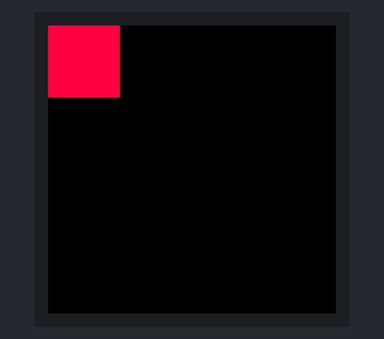
A sketch run on a simulated Arduino Uno, built with avr-gcc and run on an emulated ATmega328P. Parts: 32×32 colour display. What the sketch prints to the serial monitor is not drawn.

Above: at 0.1 s.
At 0.8 s:
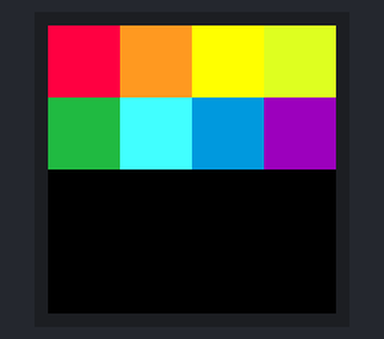
At 1.2 s:
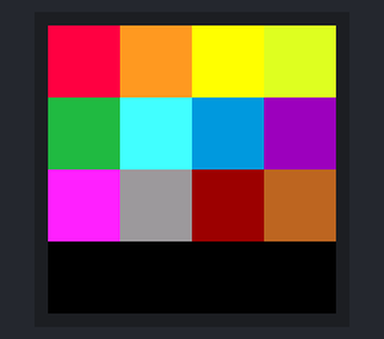
At 1.6 s:
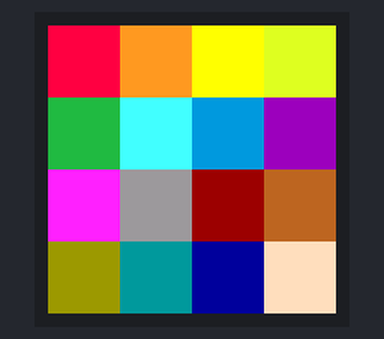

The sketch:

video_screen_-_3.ino
```cpp
#include <RGBmatrixPanel.h>

// Most of the signal pins are configurable, but the CLK pin has some
// special constraints.  On 8-bit AVR boards it must be on PORTB...
// Pin 8 works on the Arduino Uno & compatibles (e.g. Adafruit Metro),
// Pin 11 works on the Arduino Mega.  On 32-bit SAMD boards it must be
// on the same PORT as the RGB data pins (D2-D7)...
// Pin 8 works on the Adafruit Metro M0 or Arduino Zero,
// Pin A4 works on the Adafruit Metro M4 (if using the Adafruit RGB
// Matrix Shield, cut trace between CLK pads and run a wire to A4).

#define CLK  8   // USE THIS ON ARDUINO UNO, ADAFRUIT METRO M0, etc.
//#define CLK A4 // USE THIS ON METRO M4 (not M0)
//#define CLK 11 // USE THIS ON ARDUINO MEGA
#define OE   9
#define LAT 10
#define A   A0
#define B   A1
#define C   A2
#define D   A3

#define GAME_STATE_MAIN (0)

int game_state = GAME_STATE_MAIN;

#define NUM_CELLS (16)
#define CELL_SIZE (8)

#define NONE_NOTE (-1)
#define NOTE_DURATION (7)
char notes_played_len[NUM_CELLS] = {
  0,0,0,0,
  0,0,0,0,
  0,0,0,0,
  0,0,0,0,
};

RGBmatrixPanel matrix(A, B, C, D, CLK, LAT, OE, false);

void setup() {
  Serial.begin(9600);
  matrix.begin();

  matrix.fillScreen(matrix.Color333(0,0,0));

  matrix.fillRect(0, 0, 8, 8, 63497);
  delay(100);
  matrix.fillRect(8, 0, 8, 8, 64644);
  delay(100);
  matrix.fillRect(16, 0, 8, 8, 65504);
  delay(100);
  matrix.fillRect(24, 0, 8, 8, 57316);
  delay(100);
  matrix.fillRect(0, 8, 8, 8, 9641);
  delay(100);
  matrix.fillRect(8, 8, 8, 8, 20479);
  delay(100);
  matrix.fillRect(16, 8, 8, 8, 1179);
  delay(100);
  matrix.fillRect(24, 8, 8, 8, 36886);
  delay(100);
  matrix.fillRect(0, 16, 8, 8, 63807);
  delay(100);
  matrix.fillRect(8, 16, 8, 8, 38034);
  delay(100);
  matrix.fillRect(16, 16, 8, 8, 36864);
  delay(100);
  matrix.fillRect(24, 16, 8, 8, 45924);
  delay(100);
  matrix.fillRect(0, 24, 8, 8, 38016);
  delay(100);
  matrix.fillRect(8, 24, 8, 8, 1170);
  delay(100);
  matrix.fillRect(16, 24, 8, 8, 18);
  delay(100);
  matrix.fillRect(24, 24, 8, 8, 65238);
  delay(100);

  matrix.fillScreen(matrix.Color333(0,0,0));
  Serial.println("Setup finished");
}

void loop() {
}

byte get_cell_x(int note) {
  switch (note)
  {
  case 0: case 4: case 8: case 12: return 0;
  case 1: case 5: case 9: case 13: return 8;
  case 2: case 6: case 10: case 14: return 16;
  case 3: case 7: case 11: case 15: return 24;
  default: return -1;
  }
}

byte get_cell_y(int note) {
  switch (note)
  {
  case 0: case 1: case 2: case 3: return 0;
  case 4: case 5: case 6: case 7: return 8;
  case 8: case 9: case 10: case 11: return 16;
  case 12: case 13: case 14: case 15: return 24;
  default: return -1;
  }
}

uint16_t get_cell_color(byte note, char duration) {
  uint8_t r;
  uint8_t g;
  uint8_t b;

  switch (note) {
    case 0: r=7;g=0;b=2; break;
    case 1: r=7;g=4;b=1; break;
    case 2: r=7;g=7;b=0; break;
    case 3: r=6;g=7;b=1; break;
    case 4: r=1;g=5;b=2; break;
    case 5: r=2;g=7;b=7; break;
    case 6: r=0;g=4;b=6; break;
    case 7: r=4;g=0;b=5; break;
    case 8: r=7;g=1;b=7; break;
    case 9: r=4;g=4;b=4; break;
    case 10: r=4;g=0;b=0; break;
    case 11: r=5;g=3;b=1; break;
    case 12: r=4;g=4;b=0; break;
    case 13: r=0;g=4;b=4; break;
    case 14: r=0;g=0;b=4; break;
    case 15: r=7;g=6;b=5; break;
  }

  return matrix.Color333(
    (r-(NOTE_DURATION-duration))>0?(r-(NOTE_DURATION-duration)):0,
    (g-(NOTE_DURATION-duration))>0?(g-(NOTE_DURATION-duration)):0,
    (b-(NOTE_DURATION-duration))>0?(b-(NOTE_DURATION-duration)):0
  );
}

void serialEvent() {
}
```
